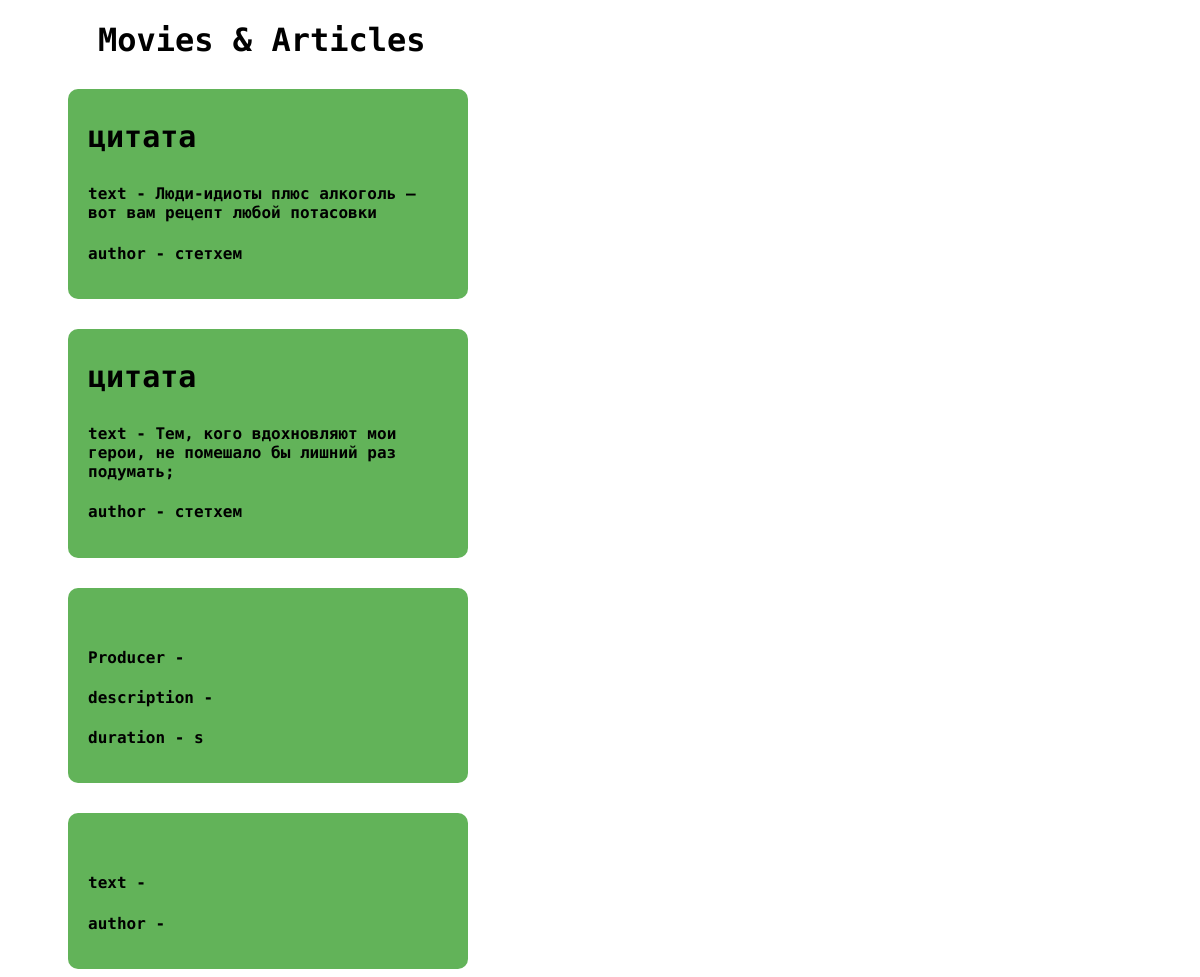
The app's page /articles/ with its own data.
### movie/models.py (models this page shows)
class Article(models.Model):
    title = models.CharField(max_length=200)
    text = models.CharField(max_length=400)
    author = models.CharField(max_length=200)

### movie/views.py (the view)
# urls.py: path('articles/', views.articles),
def articles(request):
    articles = Article.objects.all()
    context = {'articles': articles}
    return render(request, 'main.html', context)

### movie/templates/main.html (shortened to what this page needs)
<!doctype html>
<html lang="en">
<head>
</head>
<body>
         <h1>Movies & Articles</h1>
 {% for article in articles %}
        <div>
         <h3>{{article.title}}</h3>
         <h4>text - {{article.text}}</h4>
          <h4>author - {{article.author}}</h4>
            </div>
         {% endfor %}
        <div>
         <h3>{{movie_single.title}}</h3>
         <h4>Producer - {{movie_single.producer}}</h4>
          <h4>description - {{movie_single.description}}</h4>
           <h4>duration - {{movie_single.duration}} s</h4>
            </div>
        <div>
         <h3>{{article_single.title}}</h3>
         <h4>text - {{article_single.text}}</h4>
          <h4>author - {{article_single.author}}</h4>
            </div>
</body>
</html>

### movie/templates/main.html (style rules this page uses)
h1 { padding-left:90px; font-family: "Kode Mono", monospace; font-optical-sizing: auto; font-style: normal; }
h3 { font-weight:600; font-size:30px; font-family: "Kode Mono", monospace; font-optical-sizing: auto; font-style: normal; padding-left: 20px; padding-right: 20px; padding-top: 30px; }
h4 { font-family: "Kode Mono", monospace; font-optical-sizing: auto; font-style: normal; padding-left: 20px; padding-right: 20px; }
div { font-family: "Kode Mono", monospace; font-optical-sizing: auto; font-style: normal; margin-left:60px; background-color:#62b359; width: 400px; padding-bottom: 15px; border-radius:10px; }

### records on screen
Article: title "цитата", text "Люди-идиоты плюс алкоголь — вот вам рецепт любой потасовки", author "стетхем"
Article: title "цитата", text "Тем, кого вдохновляют мои герои, не помешало бы лишний раз подумать;", author "стетхем"
